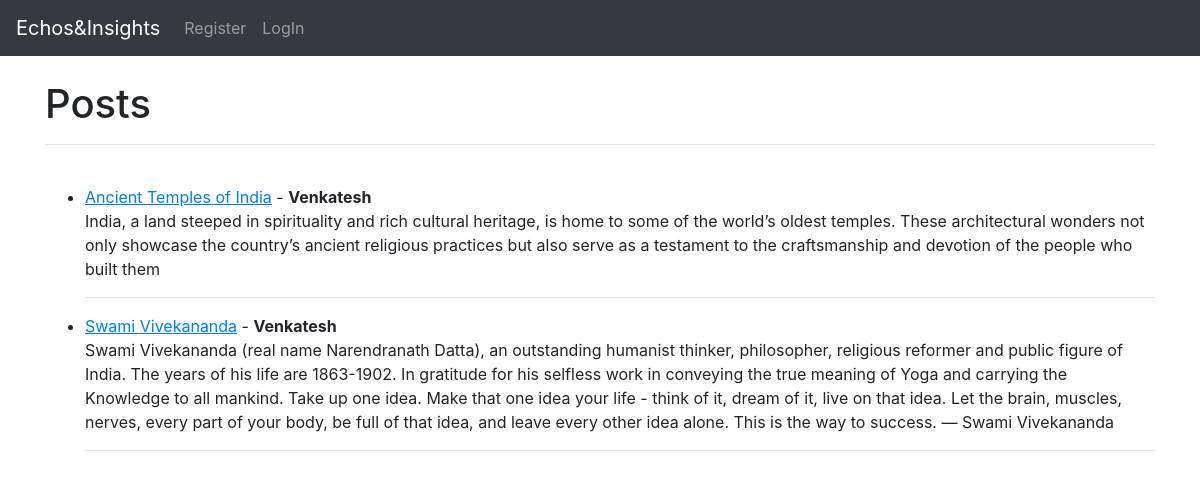
The page / on the database its author committed.
### home/models.py (models this page shows, shortened)
class Post(models.Model):
    title = models.CharField(max_length= 255)
    title_tag = models.CharField(max_length= 255, default="Echos&Insights")
    author = models.ForeignKey(User,on_delete=models.CASCADE)
    body = models.TextField()
    post_date = models.DateField(auto_now_add=True)

### home/views.py (the view)
# urls.py: path('', HomeView.as_view(), name='home'),
class HomeView(ListView) :
 model = Post
 template_name = 'home.html'
 ordering = ['-post_date']

### home/Templates/home.html (shortened to what this page needs)
{% extends 'base.html' %}
{% block content %}
<h1>Posts</h1>
<hr>
<br>
<ul>
{% for post in object_list %}
     <li>
  <a href="{% url 'article-detail' post.pk %}"><u>{{post.title}}</u></a> - <b>{{post.author}}</b>
  <br/>
  {{ post.body }}
  <hr>
</li>
{% endfor %}
</ul>
 {% endblock  %}

### home/Templates/Base.html (shortened to what this page needs)
<!doctype html>
<html lang="en">
  <head>
    <link rel="stylesheet" href="https://cdn.jsdelivr.net/npm/bootstrap@4.4.1/dist/css/bootstrap.min.css">
  </head>
  <body>
     <nav class="navbar navbar-expand-lg navbar-dark bg-dark">
  <a class="navbar-brand" href="{% url 'home' %}">Echos&Insights</a>
  <div class="collapse navbar-collapse" id="navbarSupportedContent">
    <ul class="navbar-nav mr-auto">
     {%if user.is_authenticated%}
        <li class="nav-item">
        <a class="nav-link" href="{% url 'AddPost' %}">CreatePost</a>
      </li>
      <li><form method="post" action="{% url 'logout' %}">
       {% csrf_token %}
          <button class="btn btn-link nav-link" type="submit">LogOut</button>
         </form>
      </li>
     {% else %}
        <li class="nav-item">
        <a class="nav-link" href="{% url 'register' %}">Register</a>
        </li>
        <li class="nav-item">
        <a class="nav-link" href="{% url 'login' %}">LogIn</a>
        </li>
     {% endif %}
    </ul>
  </div>
</nav>
     <br>
    <div class = "container">
    {% block content %}
    {% endblock  %}
     </div>
  </body>
</html>

### rows shown on the page
Post: title "Ancient Temples of India", author "Venkatesh", body "India, a land steeped in spirituality and rich cultural heritage, is home to some of the world’s oldest temples. These architectural wonders not only showcase the country’s ancient religious practices but also serve as a testament to the craftsmanship and devotion of the people who built them"
Post: title "Swami Vivekananda", author "Venkatesh", body "Swami Vivekananda (real name Narendranath Datta), an outstanding humanist thinker, philosopher, religious reformer and public figure of India. The years of his life are 1863-1902. In gratitude for his selfless work in conveying the true meaning of Yoga and carrying the Knowledge to all mankind. Take up one idea. Make that one idea your life - think of it, dream of it, live on that idea. Let the brain, muscles, nerves, every part of your body, be full of that idea, and leave every other idea alone. This is the way to success. — Swami Vivekananda"
